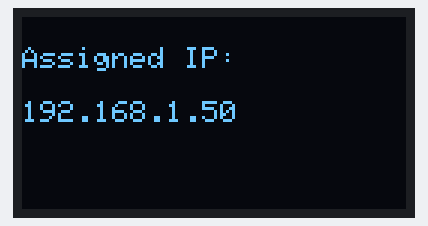
Recording of a sketch running on a simulated ESP8266 (NodeMCU). On the bench: 128×64 one-colour display. WiFi joins after 1.5 s; servers stay silent unless stated; not simulated (calls return 0 or success): secrets.h.

Above: at 2.7 s.

The sketch:

screen-wifi-server.ino
```cpp
#include <Wire.h>
#include <Adafruit_GFX.h>
#include <Adafruit_SSD1306.h>
#include <ESP8266WiFi.h>
#include <ESP8266WiFiMulti.h>

ESP8266WiFiMulti WiFiMulti;

// Define the width and height of the OLED display
#define SCREEN_WIDTH 128
#define SCREEN_HEIGHT 64

// I2C address for the SSD1306
#define OLED_ADDR 0x3C

// I2C pins for NodeMCU ESP8266 with integrated OLED
#define OLED_SDA 14 // D6
#define OLED_SCL 12 // D5

// Create display object
Adafruit_SSD1306 display(SCREEN_WIDTH, SCREEN_HEIGHT, &Wire, -1);

// Include WiFi credentials
#include "secrets.h"

void showMessage(const char* msg, uint8_t textSize = 2, int y = 20) {
    display.clearDisplay();
    display.setTextSize(textSize);
    display.setTextColor(SSD1306_WHITE);
    int16_t x1, y1;
    uint16_t w, h;
    display.getTextBounds(msg, 0, 0, &x1, &y1, &w, &h);
    int x = (SCREEN_WIDTH - w) / 2;
    display.setCursor(x, y);
    display.print(msg);
    display.display();
}

void setup() {
    Serial.begin(9600);

    // Start I2C communication
    Wire.begin(OLED_SDA, OLED_SCL);

    // Initialize OLED
    if(!display.begin(SSD1306_SWITCHCAPVCC, OLED_ADDR)) {
        Serial.println(F("SSD1306 allocation failed"));
        for(;;);
    }

    // Connect to WiFi
    showMessage("Connecting to", 1, 24);
    display.setTextSize(1);
    display.setCursor(0, 40);
    display.print(ssid);
    display.display();

    WiFi.mode(WIFI_STA);
    WiFiMulti.addAP(ssid, password);

    // Try to connect to WiFi with timeout (simulate try-catch)
    const unsigned long wifiTimeout = 15000; // 15 seconds
    unsigned long startAttemptTime = millis();
    bool connected = false;

    while (millis() - startAttemptTime < wifiTimeout) {
        if (WiFiMulti.run() == WL_CONNECTED) {
            connected = true;
            break;
        }
        delay(500);
    }

    if (!connected) {
        // Show single centered error message and halt
        showMessage("Check credentials or network and restart device", 1, 24);
        Serial.println("WiFi connection failed. Check credentials or network and restart device.");
        while (true) {
            delay(1000);
        }
    }

    // Show success message
    showMessage("Connected!", 1, 24);
    delay(1000);

    // Show assigned IP address
    display.clearDisplay();
    display.setTextSize(1);
    display.setTextColor(SSD1306_WHITE);
    display.setCursor(0, 10);
    display.print("Assigned IP:");
    display.setCursor(0, 28);
    display.print(WiFi.localIP());
    display.display();
}

void loop() {
    // Nothing for now
}
```
